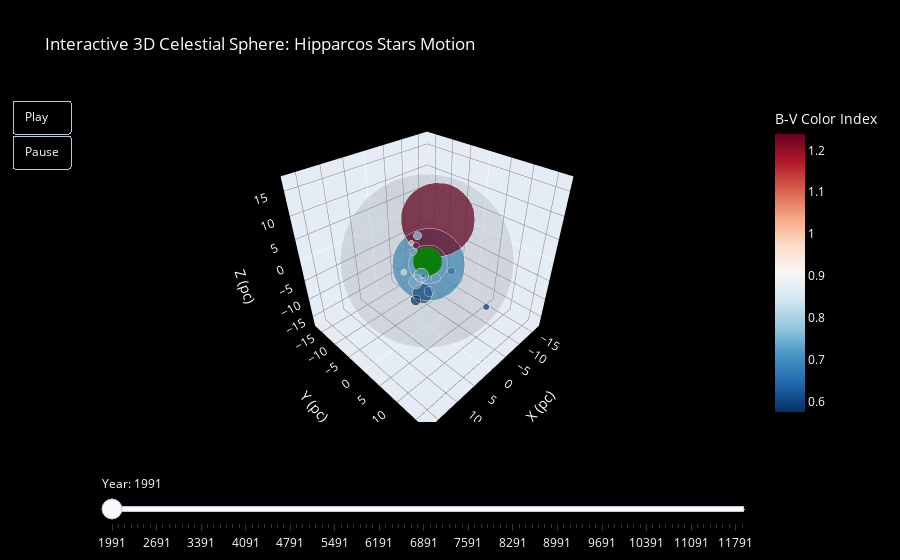

Notebook cell for this chart:
### Markdown cell above
# 3D Interactive Animation with Plotly
Below is an interactive 3D animation showing the motion of the 20 brightest stars over 10,000 years. The animation includes:
- Play/Pause controls
- Time slider
- Interactive 3D controls (rotation, zoom, pan)
- Hover information for each star
- Color-coded stars based on B-V index (blue for smaller values, red for larger values)

### Code cell
# --- 3D Interactive Animation with Plotly ---
import plotly.graph_objects as go
import plotly.express as px

# Ensure we have valid distance data and proper motion
df_3d = df.dropna(subset=['Distance_pc', 'pmRA', 'pmDE']).copy()

# Calculate total proper motion magnitude (in mas/year)
df_3d['pm_total'] = np.sqrt(df_3d['pmRA']**2 + df_3d['pmDE']**2)

# Limit to 20 stars with the largest proper motion
df_3d = df_3d.sort_values('pm_total', ascending=False).head(20)
print("Selected stars proper motion range:", 
      f"Min: {df_3d['pm_total'].min():.1f} mas/year, Max: {df_3d['pm_total'].max():.1f} mas/year")

# Convert spherical (RA, Dec, Distance) to cartesian (x, y, z)
def spherical_to_cartesian(ra_deg, dec_deg, dist_pc):
    ra_rad = np.deg2rad(ra_deg)
    dec_rad = np.deg2rad(dec_deg)
    x = dist_pc * np.cos(dec_rad) * np.cos(ra_rad)
    y = dist_pc * np.cos(dec_rad) * np.sin(ra_rad)
    z = dist_pc * np.sin(dec_rad)
    return x, y, z

# Create frames for animation
years = np.arange(1991, 1991 + 10000, 100)  # 100年间隔，总共10000年
mas_to_deg = 1 / (3600 * 1000)

# Create frames for each year
frames = []
for i, year in enumerate(years):
    # Calculate new positions for this year
    T = year - 1991.25
    
    # Calculate new positions
    delta_dec = df_3d['pmDE'] * T * mas_to_deg
    new_dec = df_3d['DEdeg'] + delta_dec

    dec_rad = np.deg2rad(df_3d['DEdeg'])
    cos_dec = np.cos(dec_rad)
    cos_dec = np.clip(cos_dec, 1e-6, None)
    delta_ra = (df_3d['pmRA'] / cos_dec) * T * mas_to_deg
    new_ra = (df_3d['RAdeg'] + delta_ra) % 360

    # Convert new positions to cartesian coordinates
    x, y, z = spherical_to_cartesian(new_ra, new_dec, df_3d['Distance_pc'])
    
    # Create frame
    frame = go.Frame(
        data=[
            # Earth (static)
            go.Scatter3d(
                x=[0], y=[0], z=[0],
                mode='markers',
                marker=dict(size=10, color='green', symbol='circle'),
                name='Earth',
                text=['Earth (0, 0, 0)'],
                hoverinfo='text'
            ),
            # Stars (moving)
            go.Scatter3d(
                x=x, y=y, z=z,
                mode='markers',
                marker=dict(
                    size=5 * (10 ** ((5 - df_3d['Vmag']) / 5)),
                    color=df_3d['B-V'],
                    colorscale='RdBu_r',
                    colorbar=dict(title='B-V Color Index'),
                    opacity=0.8
                ),
                text=[f'Vmag: {v:.1f}<br>Distance: {d:.1f} pc<br>B-V: {bv:.2f}<br>Year: {year}' 
                      for v, d, bv in zip(df_3d['Vmag'], df_3d['Distance_pc'], df_3d['B-V'])],
                hoverinfo='text'
            )
        ],
        name=str(year)  # name the frame for slider
    )
    frames.append(frame)

# Create the initial figure with the first frame's data
fig = go.Figure(
    data=frames[0].data,
    frames=frames
)

# Add a semi-transparent sphere to represent the celestial sphere
max_dist = df_3d['Distance_pc'].max() * 1.1
phi = np.linspace(0, 2*np.pi, 50)
theta = np.linspace(-np.pi/2, np.pi/2, 25)
phi, theta = np.meshgrid(phi, theta)

x_sphere = max_dist * np.cos(theta) * np.cos(phi)
y_sphere = max_dist * np.cos(theta) * np.sin(phi)
z_sphere = max_dist * np.sin(theta)

fig.add_trace(go.Mesh3d(
    x=x_sphere.flatten(),
    y=y_sphere.flatten(),
    z=z_sphere.flatten(),
    alphahull=0,
    opacity=0.1,
    color='gray'
))

# Update layout with animation controls
fig.update_layout(
    title='Interactive 3D Celestial Sphere: Hipparcos Stars Motion',
    scene=dict(
        xaxis_title='X (pc)',
        yaxis_title='Y (pc)',
        zaxis_title='Z (pc)',
        bgcolor='black',
        xaxis=dict(gridcolor='gray', gridwidth=1),
        yaxis=dict(gridcolor='gray', gridwidth=1),
        zaxis=dict(gridcolor='gray', gridwidth=1)
    ),
    paper_bgcolor='black',
    plot_bgcolor='black',
    font=dict(color='white'),
    showlegend=False,
    updatemenus=[{
        'type': 'buttons',
        'showactive': False,
        'buttons': [
            {
                'label': 'Play',
                'method': 'animate',
                'args': [None, {
                    'frame': {'duration': 100, 'redraw': True},
                    'fromcurrent': True,
                    'mode': 'immediate',
                    'transition': {'duration': 0}
                }]
            },
            {
                'label': 'Pause',
                'method': 'animate',
                'args': [[None], {
                    'frame': {'duration': 0, 'redraw': False},
                    'mode': 'immediate',
                    'transition': {'duration': 0}
                }]
            }
        ]
    }],
    # Add slider
    sliders=[{
        'currentvalue': {'prefix': 'Year: ', 'visible': True},
        'pad': {'t': 50},
        'steps': [
            {
                'args': [[str(year)], {
                    'frame': {'duration': 0, 'redraw': True},
                    'mode': 'immediate',
                    'transition': {'duration': 0}
                }],
                'label': str(year),
                'method': 'animate'
            } for year in years
        ]
    }]
)

# saved as HTML
fig.write_html('hipparcos_3d_interactive_animation.html')

# Show plot
fig.show()

### Figure 1 — Plotly figure (JSON) as saved in the notebook; plotly's stock layout.template omitted (floating-point values rounded to 4 significant figures; data arrays with more than 128 entries replaced by an {"elided": "..."} marker saying what was removed)
{"data": [{"hoverinfo": "text", "marker": {"color": "green", "size": 10, "symbol": "circle"}, "mode": "markers", "name": "Earth", "text": ["Earth (0, 0, 0)"], "type": "scatter3d", "x": [0], "y": [0], "z": [0]}, {"hoverinfo": "text", "marker": {"color": [1.069, 1.056, 0.82, 0.704, 0.9, 0.71, 0.711, 0.918, 1.239, 0.618, 1, 0.576, 1.024, 0.727, 0.786, 0.589, 0.751, 0.639, 0.868, 0.664], "colorbar": {"title": {"text": "B-V Color Index"}}, "colorscale": [[0, "rgb(5,48,97)"], [0.1, "rgb(33,102,172)"], [0.2, "rgb(67,147,195)"], [0.3, "rgb(146,197,222)"], [0.4, "rgb(209,229,240)"], [0.5, "rgb(247,247,247)"], [0.6, "rgb(253,219,199)"], [0.7, "rgb(244,165,130)"], [0.8, "rgb(214,96,77)"], [0.9, "rgb(178,24,43)"], [1, "rgb(103,0,31)"]], "opacity": 0.8, "size": [4.56, 5.767, 6.501, 4.623, 26.85, 50.23, 7.03, 3.475, 51.16, 13.64, 3.846, 7.128, 3.589, 10.02, 5.821, 4.236, 9.749, 3.707, 4.315, 5.26]}, "mode": "markers", "text": ["Vmag: 5.2<br>Distance: 3.5 pc<br>B-V: 1.07<br>Year: 1991", "Vmag: 4.7<br>Distance: 3.6 pc<br>B-V: 1.06<br>Year: 1991", "Vmag: 4.4<br>Distance: 5.0 pc<br>B-V: 0.82<br>Year: 1991", "Vmag: 5.2<br>Distance: 7.6 pc<br>B-V: 0.70<br>Year: 1991", "Vmag: 1.4<br>Distance: 1.3 pc<br>B-V: 0.90<br>Year: 1991", "Vmag: -0.0<br>Distance: 1.3 pc<br>B-V: 0.71<br>Year: 1991", "Vmag: 4.3<br>Distance: 6.1 pc<br>B-V: 0.71<br>Year: 1991", "Vmag: 5.8<br>Distance: 7.2 pc<br>B-V: 0.92<br>Year: 1991", "Vmag: -0.1<br>Distance: 11.3 pc<br>B-V: 1.24<br>Year: 1991", "Vmag: 2.8<br>Distance: 7.5 pc<br>B-V: 0.62<br>Year: 1991", "Vmag: 5.6<br>Distance: 6.5 pc<br>B-V: 1.00<br>Year: 1991", "Vmag: 4.2<br>Distance: 8.6 pc<br>B-V: 0.58<br>Year: 1991", "Vmag: 5.7<br>Distance: 5.9 pc<br>B-V: 1.02<br>Year: 1991", "Vmag: 3.5<br>Distance: 3.6 pc<br>B-V: 0.73<br>Year: 1991", "Vmag: 4.7<br>Distance: 5.8 pc<br>B-V: 0.79<br>Year: 1991", "Vmag: 5.4<br>Distance: 15.2 pc<br>B-V: 0.59<br>Year: 1991", "Vmag: 3.5<br>Distance: 6.1 pc<br>B-V: 0.75<br>Year: 1991", "Vmag: 5.7<br>Distance: 14.6 pc<br>B-V: 0.64<br>Year: 1991", "Vmag: 5.3<br>Distance: 6.1 pc<br>B-V: 0.87<br>Year: 1991", "Vmag: 4.9<br>Distance: 9.2 pc<br>B-V: 0.66<br>Year: 1991"], "type": "scatter3d", "x": [1.977, 1.735, 2.205, 4.149, -0.5036, -0.5036, 2.847, 5.561, -8.821, 1.639, 3.465, 3.634, -3.931, 3.152, 0.7858, -5.591, 1.314, -6.163, 2.649, -7.014], "y": [-1.863, -0.9686, 4.487, 1.273, -0.4213, -0.4214, 3.39, 4.505, -5.931, 0.1842, -0.7168, 0.3184, -3.845, 1.539, -1.843, 11.26, -2.088, -7.465, -4.11, 0.4124], "z": [2.18, -3.034, -0.671, 6.181, -1.177, -1.177, -4.138, 0.8639, 3.699, -7.291, 5.483, -7.78, -2.156, -1.002, 5.407, -8.538, -5.587, -10.87, -3.565, -6.001]}, {"alphahull": 0, "color": "gray", "opacity": 0.1, "type": "mesh3d", "x": {"elided": "1250 float values"}, "y": {"elided": "1250 float values"}, "z": {"elided": "1250 float values"}}], "layout": {"font": {"color": "white"}, "paper_bgcolor": "black", "plot_bgcolor": "black", "scene": {"bgcolor": "black", "xaxis": {"gridcolor": "gray", "gridwidth": 1, "title": {"text": "X (pc)"}}, "yaxis": {"gridcolor": "gray", "gridwidth": 1, "title": {"text": "Y (pc)"}}, "zaxis": {"gridcolor": "gray", "gridwidth": 1, "title": {"text": "Z (pc)"}}}, "showlegend": false, "sliders": [{"currentvalue": {"prefix": "Year: ", "visible": true}, "pad": {"t": 50}, "steps": [{"args": [["1991"], {"frame": {"duration": 0, "redraw": true}, "mode": "immediate", "transition": {"duration": 0}}], "label": "1991", "method": "animate"}, {"args": [["2091"], {"frame": {"duration": 0, "redraw": true}, "mode": "immediate", "transition": {"duration": 0}}], "label": "2091", "method": "animate"}, {"args": [["2191"], {"frame": {"duration": 0, "redraw": true}, "mode": "immediate", "transition": {"duration": 0}}], "label": "2191", "method": "animate"}, {"args": [["2291"], {"frame": {"duration": 0, "redraw": true}, "mode": "immediate", "transition": {"duration": 0}}], "label": "2291", "method": "animate"}, {"args": [["2391"], {"frame": {"duration": 0, "redraw": true}, "mode": "immediate", "transition": {"duration": 0}}], "label": "2391", "method": "animate"}, {"args": [["2491"], {"frame": {"duration": 0, "redraw": true}, "mode": "immediate", "transition": {"duration": 0}}], "label": "2491", "method": "animate"}, {"args": [["2591"], {"frame": {"duration": 0, "redraw": true}, "mode": "immediate", "transition": {"duration": 0}}], "label": "2591", "method": "animate"}, {"args": [["2691"], {"frame": {"duration": 0, "redraw": true}, "mode": "immediate", "transition": {"duration": 0}}], "label": "2691", "method": "animate"}, {"args": [["2791"], {"frame": {"duration": 0, "redraw": true}, "mode": "immediate", "transition": {"duration": 0}}], "label": "2791", "method": "animate"}, {"args": [["2891"], {"frame": {"duration": 0, "redraw": true}, "mode": "immediate", "transition": {"duration": 0}}], "label": "2891", "method": "animate"}, {"args": [["2991"], {"frame": {"duration": 0, "redraw": true}, "mode": "immediate", "transition": {"duration": 0}}], "label": "2991", "method": "animate"}, {"args": [["3091"], {"frame": {"duration": 0, "redraw": true}, "mode": "immediate", "transition": {"duration": 0}}], "label": "3091", "method": "animate"}, {"args": [["3191"], {"frame": {"duration": 0, "redraw": true}, "mode": "immediate", "transition": {"duration": 0}}], "label": "3191", "method": "animate"}, {"args": [["3291"], {"frame": {"duration": 0, "redraw": true}, "mode": "immediate", "transition": {"duration": 0}}], "label": "3291", "method": "animate"}, {"args": [["3391"], {"frame": {"duration": 0, "redraw": true}, "mode": "immediate", "transition": {"duration": 0}}], "label": "3391", "method": "animate"}, {"args": [["3491"], {"frame": {"duration": 0, "redraw": true}, "mode": "immediate", "transition": {"duration": 0}}], "label": "3491", "method": "animate"}, {"args": [["3591"], {"frame": {"duration": 0, "redraw": true}, "mode": "immediate", "transition": {"duration": 0}}], "label": "3591", "method": "animate"}, {"args": [["3691"], {"frame": {"duration": 0, "redraw": true}, "mode": "immediate", "transition": {"duration": 0}}], "label": "3691", "method": "animate"}, {"args": [["3791"], {"frame": {"duration": 0, "redraw": true}, "mode": "immediate", "transition": {"duration": 0}}], "label": "3791", "method": "animate"}, {"args": [["3891"], {"frame": {"duration": 0, "redraw": true}, "mode": "immediate", "transition": {"duration": 0}}], "label": "3891", "method": "animate"}, {"args": [["3991"], {"frame": {"duration": 0, "redraw": true}, "mode": "immediate", "transition": {"duration": 0}}], "label": "3991", "method": "animate"}, {"args": [["4091"], {"frame": {"duration": 0, "redraw": true}, "mode": "immediate", "transition": {"duration": 0}}], "label": "4091", "method": "animate"}, {"args": [["4191"], {"frame": {"duration": 0, "redraw": true}, "mode": "immediate", "transition": {"duration": 0}}], "label": "4191", "method": "animate"}, {"args": [["4291"], {"frame": {"duration": 0, "redraw": true}, "mode": "immediate", "transition": {"duration": 0}}], "label": "4291", "method": "animate"}, {"args": [["4391"], {"frame": {"duration": 0, "redraw": true}, "mode": "immediate", "transition": {"duration": 0}}], "label": "4391", "method": "animate"}, {"args": [["4491"], {"frame": {"duration": 0, "redraw": true}, "mode": "immediate", "transition": {"duration": 0}}], "label": "4491", "method": "animate"}, {"args": [["4591"], {"frame": {"duration": 0, "redraw": true}, "mode": "immediate", "transition": {"duration": 0}}], "label": "4591", "method": "animate"}, {"args": [["4691"], {"frame": {"duration": 0, "redraw": true}, "mode": "immediate", "transition": {"duration": 0}}], "label": "4691", "method": "animate"}, {"args": [["4791"], {"frame": {"duration": 0, "redraw": true}, "mode": "immediate", "transition": {"duration": 0}}], "label": "4791", "method": "animate"}, {"args": [["4891"], {"frame": {"duration": 0, "redraw": true}, "mode": "immediate", "transition": {"duration": 0}}], "label": "4891", "method": "animate"}, {"args": [["4991"], {"frame": {"duration": 0, "redraw": true}, "mode": "immediate", "transition": {"duration": 0}}], "label": "4991", "method": "animate"}, {"args": [["5091"], {"frame": {"duration": 0, "redraw": true}, "mode": "immediate", "transition": {"duration": 0}}], "label": "5091", "method": "animate"}, {"args": [["5191"], {"frame": {"duration": 0, "redraw": true}, "mode": "immediate", "transition": {"duration": 0}}], "label": "5191", "method": "animate"}, {"args": [["5291"], {"frame": {"duration": 0, "redraw": true}, "mode": "immediate", "transition": {"duration": 0}}], "label": "5291", "method": "animate"}, {"args": [["5391"], {"frame": {"duration": 0, "redraw": true}, "mode": "immediate", "transition": {"duration": 0}}], "label": "5391", "method": "animate"}, {"args": [["5491"], {"frame": {"duration": 0, "redraw": true}, "mode": "immediate", "transition": {"duration": 0}}], "label": "5491", "method": "animate"}, {"args": [["5591"], {"frame": {"duration": 0, "redraw": true}, "mode": "immediate", "transition": {"duration": 0}}], "label": "5591", "method": "animate"}, {"args": [["5691"], {"frame": {"duration": 0, "redraw": true}, "mode": "immediate", "transition": {"duration": 0}}], "label": "5691", "method": "animate"}, {"args": [["5791"], {"frame": {"duration": 0, "redraw": true}, "mode": "immediate", "transition": {"duration": 0}}], "label": "5791", "method": "animate"}, {"args": [["5891"], {"frame": {"duration": 0, "redraw": true}, "mode": "immediate", "transition": {"duration": 0}}], "label": "5891", "method": "animate"}, {"args": [["5991"], {"frame": {"duration": 0, "redraw": true}, "mode": "immediate", "transition": {"duration": 0}}], "label": "5991", "method": "animate"}, {"args": [["6091"], {"frame": {"duration": 0, "redraw": true}, "mode": "immediate", "transition": {"duration": 0}}], "label": "6091", "method": "animate"}, {"args": [["6191"], {"frame": {"duration": 0, "redraw": true}, "mode": "immediate", "transition": {"duration": 0}}], "label": "6191", "method": "animate"}, {"args": [["6291"], {"frame": {"duration": 0, "redraw": true}, "mode": "immediate", "transition": {"duration": 0}}], "label": "6291", "method": "animate"}, {"args": [["6391"], {"frame": {"duration": 0, "redraw": true}, "mode": "immediate", "transition": {"duration": 0}}], "label": "6391", "method": "animate"}, {"args": [["6491"], {"frame": {"duration": 0, "redraw": true}, "mode": "immediate", "transition": {"duration": 0}}], "label": "6491", "method": "animate"}, {"args": [["6591"], {"frame": {"duration": 0, "redraw": true}, "mode": "immediate", "transition": {"duration": 0}}], "label": "6591", "method": "animate"}, {"args": [["6691"], {"frame": {"duration": 0, "redraw": true}, "mode": "immediate", "transition": {"duration": 0}}], "label": "6691", "method": "animate"}, {"args": [["6791"], {"frame": {"duration": 0, "redraw": true}, "mode": "immediate", "transition": {"duration": 0}}], "label": "6791", "method": "animate"}, {"args": [["6891"], {"frame": {"duration": 0, "redraw": true}, "mode": "immediate", "transition": {"duration": 0}}], "label": "6891", "method": "animate"}, {"args": [["6991"], {"frame": {"duration": 0, "redraw": true}, "mode": "immediate", "transition": {"duration": 0}}], "label": "6991", "method": "animate"}, {"args": [["7091"], {"frame": {"duration": 0, "redraw": true}, "mode": "immediate", "transition": {"duration": 0}}], "label": "7091", "method": "animate"}, {"args": [["7191"], {"frame": {"duration": 0, "redraw": true}, "mode": "immediate", "transition": {"duration": 0}}], "label": "7191", "method": "animate"}, {"args": [["7291"], {"frame": {"duration": 0, "redraw": true}, "mode": "immediate", "transition": {"duration": 0}}], "label": "7291", "method": "animate"}, {"args": [["7391"], {"frame": {"duration": 0, "redraw": true}, "mode": "immediate", "transition": {"duration": 0}}], "label": "7391", "method": "animate"}, {"args": [["7491"], {"frame": {"duration": 0, "redraw": true}, "mode": "immediate", "transition": {"duration": 0}}], "label": "7491", "method": "animate"}, {"args": [["7591"], {"frame": {"duration": 0, "redraw": true}, "mode": "immediate", "transition": {"duration": 0}}], "label": "7591", "method": "animate"}, {"args": [["7691"], {"frame": {"duration": 0, "redraw": true}, "mode": "immediate", "transition": {"duration": 0}}], "label": "7691", "method": "animate"}, {"args": [["7791"], {"frame": {"duration": 0, "redraw": true}, "mode": "immediate", "transition": {"duration": 0}}], "label": "7791", "method": "animate"}, {"args": [["7891"], {"frame": {"duration": 0, "redraw": true}, "mode": "immediate", "transition": {"duration": 0}}], "label": "7891", "method": "animate"}, {"args": [["7991"], {"frame": {"duration": 0, "redraw": true}, "mode": "immediate", "transition": {"duration": 0}}], "label": "7991", "method": "animate"}, {"args": [["8091"], {"frame": {"duration": 0, "redraw": true}, "mode": "immediate", "transition": {"duration": 0}}], "label": "8091", "method": "animate"}, {"args": [["8191"], {"frame": {"duration": 0, "redraw": true}, "mode": "immediate", "transition": {"duration": 0}}], "label": "8191", "method": "animate"}, {"args": [["8291"], {"frame": {"duration": 0, "redraw": true}, "mode": "immediate", "transition": {"duration": 0}}], "label": "8291", "method": "animate"}, {"args": [["8391"], {"frame": {"duration": 0, "redraw": true}, "mode": "immediate", "transition": {"duration": 0}}], "label": "8391", "method": "animate"}, {"args": [["8491"], {"frame": {"duration": 0, "redraw": true}, "mode": "immediate", "transition": {"duration": 0}}], "label": "8491", "method": "animate"}, {"args": [["8591"], {"frame": {"duration": 0, "redraw": true}, "mode": "immediate", "transition": {"duration": 0}}], "label": "8591", "method": "animate"}, {"args": [["8691"], {"frame": {"duration": 0, "redraw": true}, "mode": "immediate", "transition": {"duration": 0}}], "label": "8691", "method": "animate"}, {"args": [["8791"], {"frame": {"duration": 0, "redraw": true}, "mode": "immediate", "transition": {"duration": 0}}], "label": "8791", "method": "animate"}, {"args": [["8891"], {"frame": {"duration": 0, "redraw": true}, "mode": "immediate", "transition": {"duration": 0}}], "label": "8891", "method": "animate"}, {"args": [["8991"], {"frame": {"duration": 0, "redraw": true}, "mode": "immediate", "transition": {"duration": 0}}], "label": "8991", "method": "animate"}, {"args": [["9091"], {"frame": {"duration": 0, "redraw": true}, "mode": "immediate", "transition": {"duration": 0}}], "label": "9091", "method": "animate"}, {"args": [["9191"], {"frame": {"duration": 0, "redraw": true}, "mode": "immediate", "transition": {"duration": 0}}], "label": "9191", "method": "animate"}, {"args": [["9291"], {"frame": {"duration": 0, "redraw": true}, "mode": "immediate", "transition": {"duration": 0}}], "label": "9291", "method": "animate"}, {"args": [["9391"], {"frame": {"duration": 0, "redraw": true}, "mode": "immediate", "transition": {"duration": 0}}], "label": "9391", "method": "animate"}, {"args": [["9491"], {"frame": {"duration": 0, "redraw": true}, "mode": "immediate", "transition": {"duration": 0}}], "label": "9491", "method": "animate"}, {"args": [["9591"], {"frame": {"duration": 0, "redraw": true}, "mode": "immediate", "transition": {"duration": 0}}], "label": "9591", "method": "animate"}, {"args": [["9691"], {"frame": {"duration": 0, "redraw": true}, "mode": "immediate", "transition": {"duration": 0}}], "label": "9691", "method": "animate"}, {"args": [["9791"], {"frame": {"duration": 0, "redraw": true}, "mode": "immediate", "transition": {"duration": 0}}], "label": "9791", "method": "animate"}, {"args": [["9891"], {"frame": {"duration": 0, "redraw": true}, "mode": "immediate", "transition": {"duration": 0}}], "label": "9891", "method": "animate"}, {"args": [["9991"], {"frame": {"duration": 0, "redraw": true}, "mode": "immediate", "transition": {"duration": 0}}], "label": "9991", "method": "animate"}, {"args": [["10091"], {"frame": {"duration": 0, "redraw": true}, "mode": "immediate", "transition": {"duration": 0}}], "label": "10091", "method": "animate"}, {"args": [["10191"], {"frame": {"duration": 0, "redraw": true}, "mode": "immediate", "transition": {"duration": 0}}], "label": "10191", "method": "animate"}, {"args": [["10291"], {"frame": {"duration": 0, "redraw": true}, "mode": "immediate", "transition": {"duration": 0}}], "label": "10291", "method": "animate"}, {"args": [["10391"], {"frame": {"duration": 0, "redraw": true}, "mode": "immediate", "transition": {"duration": 0}}], "label": "10391", "method": "animate"}, {"args": [["10491"], {"frame": {"duration": 0, "redraw": true}, "mode": "immediate", "transition": {"duration": 0}}], "label": "10491", "method": "animate"}, {"args": [["10591"], {"frame": {"duration": 0, "redraw": true}, "mode": "immediate", "transition": {"duration": 0}}], "label": "10591", "method": "animate"}, {"args": [["10691"], {"frame": {"duration": 0, "redraw": true}, "mode": "immediate", "transition": {"duration": 0}}], "label": "10691", "method": "animate"}, {"args": [["10791"], {"frame": {"duration": 0, "redraw": true}, "mode": "immediate", "transition": {"duration": 0}}], "label": "10791", "method": "animate"}, {"args": [["10891"], {"frame": {"duration": 0, "redraw": true}, "mode": "immediate", "transition": {"duration": 0}}], "label": "10891", "method": "animate"}, {"args": [["10991"], {"frame": {"duration": 0, "redraw": true}, "mode": "immediate", "transition": {"duration": 0}}], "label": "10991", "method": "animate"}, {"args": [["11091"], {"frame": {"duration": 0, "redraw": true}, "mode": "immediate", "transition": {"duration": 0}}], "label": "11091", "method": "animate"}, {"args": [["11191"], {"frame": {"duration": 0, "redraw": true}, "mode": "immediate", "transition": {"duration": 0}}], "label": "11191", "method": "animate"}, {"args": [["11291"], {"frame": {"duration": 0, "redraw": true}, "mode": "immediate", "transition": {"duration": 0}}], "label": "11291", "method": "animate"}, {"args": [["11391"], {"frame": {"duration": 0, "redraw": true}, "mode": "immediate", "transition": {"duration": 0}}], "label": "11391", "method": "animate"}, {"args": [["11491"], {"frame": {"duration": 0, "redraw": true}, "mode": "immediate", "transition": {"duration": 0}}], "label": "11491", "method": "animate"}, {"args": [["11591"], {"frame": {"duration": 0, "redraw": true}, "mode": "immediate", "transition": {"duration": 0}}], "label": "11591", "method": "animate"}, {"args": [["11691"], {"frame": {"duration": 0, "redraw": true}, "mode": "immediate", "transition": {"duration": 0}}], "label": "11691", "method": "animate"}, {"args": [["11791"], {"frame": {"duration": 0, "redraw": true}, "mode": "immediate", "transition": {"duration": 0}}], "label": "11791", "method": "animate"}, {"args": [["11891"], {"frame": {"duration": 0, "redraw": true}, "mode": "immediate", "transition": {"duration": 0}}], "label": "11891", "method": "animate"}]}], "title": {"text": "Interactive 3D Celestial Sphere: Hipparcos Stars Motion"}, "updatemenus": [{"buttons": [{"args": [null, {"frame": {"duration": 100, "redraw": true}, "fromcurrent": true, "mode": "immediate", "transition": {"duration": 0}}], "label": "Play", "method": "animate"}, {"args": [[null], {"frame": {"duration": 0, "redraw": false}, "mode": "immediate", "transition": {"duration": 0}}], "label": "Pause", "method": "animate"}], "showactive": false, "type": "buttons"}]}}
